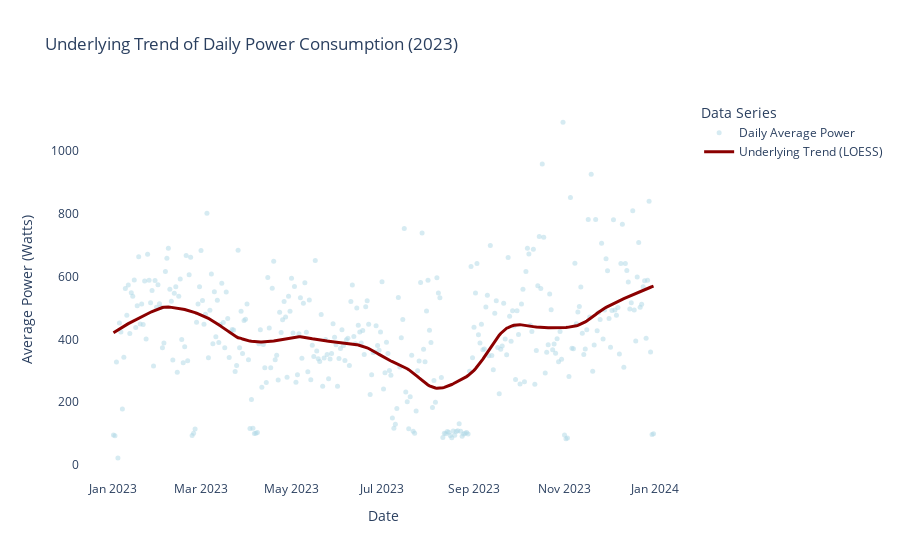

Notebook code for this chart:
### Code cell
import polars as pl
import plotly.graph_objects as go
import statsmodels.api as sm

# --- Data Preparation for LOESS ---
# We use the daily data from 2023
daily_power_data = q05.filter(pl.col("timestamp").dt.year() == 2023).sort("timestamp")

# LOESS requires numerical x-values, so we convert timestamps to days since start
x_vals = (
    (daily_power_data["timestamp"] - daily_power_data["timestamp"].min()).dt.total_days().to_numpy()
)
y_vals = daily_power_data["average_power_in_watt"].to_numpy()

# Calculate the LOESS smoothed values
# The 'frac' parameter controls smoothness (0.2 means use 20% of data for each point)
smoothed_vals = sm.nonparametric.lowess(y_vals, x_vals, frac=0.2)

# --- Create the Plotly Figure ---
fig = go.Figure()

# Add the raw daily data as a faint scatter plot
fig.add_trace(
    go.Scatter(
        x=daily_power_data["timestamp"],
        y=daily_power_data["average_power_in_watt"],
        mode="markers",
        marker=dict(color="lightblue", size=5, opacity=0.5),
        name="Daily Average Power",
    )
)

# Add the LOESS trendline on top
fig.add_trace(
    go.Scatter(
        x=daily_power_data["timestamp"],
        y=smoothed_vals[:, 1],  # lowess returns a 2D array, we need the second column
        mode="lines",
        line=dict(color="darkred", width=3),
        name="Underlying Trend (LOESS)",
    )
)

# --- Customize the Layout ---
fig.update_layout(
    title_text="Underlying Trend of Daily Power Consumption (2023)",
    xaxis_title="Date",
    yaxis_title="Average Power (Watts)",
    legend_title_text="Data Series",
    plot_bgcolor="white",
)
fig.show()

### Figure 1 — Plotly figure (JSON) as saved in the notebook; plotly's stock layout.template omitted (floating-point values rounded to 4 significant figures; data arrays with more than 128 entries replaced by an {"elided": "..."} marker saying what was removed)
{"data": [{"marker": {"color": "lightblue", "opacity": 0.5, "size": 5}, "mode": "markers", "name": "Daily Average Power", "type": "scatter", "x": {"elided": "365 str values"}, "y": {"elided": "365 float values"}}, {"line": {"color": "darkred", "width": 3}, "mode": "lines", "name": "Underlying Trend (LOESS)", "type": "scatter", "x": {"elided": "365 str values"}, "y": {"elided": "365 float values"}}], "layout": {"legend": {"title": {"text": "Data Series"}}, "plot_bgcolor": "white", "title": {"text": "Underlying Trend of Daily Power Consumption (2023)"}, "xaxis": {"title": {"text": "Date"}}, "yaxis": {"title": {"text": "Average Power (Watts)"}}}}
